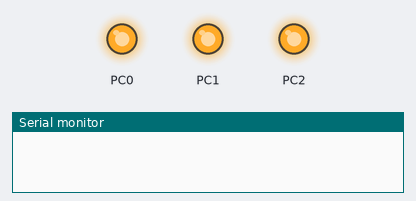
Simulated run of this program. Board: ATmega328P, built with avr-gcc and emulated at 8 MHz. Parts: output pins drawn as LEDs (lit = HIGH), the last lines printed to the serial monitor.

Above: at 0.5 s.
At 3.6 s:
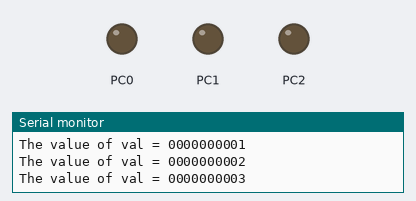
Timing chart, 0 to 4.7 s (numbered marks = the images above):
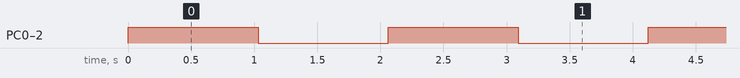

The program:

main.c
```c
/*
 * Base Core Atmega328
 *
 * Author : arek
 *
 *
 */

#define F_CPU 8000000UL

#include <avr/io.h>
#include <util/delay.h>
#include "dbg.h"


int main(void)
{
	const char *msg1 = "The value of val = ";
	const char *msg_crlf= "\r\n";
	uint32_t val = 0;

	DBG_PINS_INIT;
	DBG_UartInit()	;
	while(1)
	{
		PORTB |= (1<<PORTB0);  // LED
		DBG_PIN0_TOGGLE;
		DBG_PIN1_TOGGLE;
		DBG_PIN2_TOGGLE;

		_delay_ms(500);

		DBG_UartPrintStr(msg1);
		DBG_UartPrintDec(DBG_DecMsgBuff, DBG_DEC_MSG_BUFF_LEN, val);
		DBG_UartPrintStr(msg_crlf);

		PORTB &= ~(1<<PORTB0);
		_delay_ms(500);

		if (val < 99999999) val++;
	}

}
```

dbg.c
```c
/*
 * dbg.c
 *
 *  Author: arek
 *
 *
 * TODO:
 * 1.
 * Predefined string messages in a flash.
 *
 */

#include <avr/io.h>
#include "dbg.h"


static void PutChar(const char *s);


void DBG_UartInit()
{
	// USART pooling
	// Set the baud rate: 9600 -> UBRRn = 51, ext 8MHz clock.
	uint8_t ubrr_v = 51;
	UBRR0H = (uint8_t) (ubrr_v>>8);
	UBRR0L = (uint8_t) ubrr_v;
    UCSR0B = ((1 << RXEN0) | (1 << TXEN0));
	UCSR0C = ((1 << UCSZ01) | (1 << UCSZ00));  // 9600 8 N 1
}

void DBG_UartPrintStr(const char *msg)
{
  const char *str = msg;
  while (*str)
  {
	  PutChar(str);
	  str++;
  }

}


void DBG_UartPrintDec(uint8_t* str, uint8_t len, uint32_t val)
{
	uint8_t i;

	for (i = 1; i <= len; i++)
	{
		str[len-i] = (uint8_t) ((val % 10UL) + '0');
		val/=10;
	}

	str[i-1] = '\0';

	DBG_UartPrintStr((const char *)str);
}


static void PutChar(const char *s)
{
		while (!(UCSR0A & (1<<UDRE0)));
		UDR0 = *s;
}


	// Blinky Led example
	/*
	DDRB |= (1<<DDB0); //Set the 6th bit on PORTB (i.e. PB5) to 1 => output
	while(1)
	{
		PORTB |= (1<<PORTB0);    //Turn 6th bit on PORTB (i.e. PB5) to 1 => on
		_delay_ms(1000);         //Delay for 1000ms => 1 sec
		PORTB &= ~(1<<PORTB0);   //Turn 6th bit on PORTB (i.e. PB5) to 0 => off
		_delay_ms(1000);         //Delay for 1000ms => 1 sec
	}
	*/
```

dbg.h
```c
/*
 * dbg.h
 *
 *  Author: arek
 */


#ifndef DBG_H_
#define DBG_H_

// Debug pins C0, C1, C2, C3, C4, C5
#define DBG_PINS_INIT    \
do { \
	DDRC = 0b00000111; \
	PORTC = 0b00000000; \
} while (0)

#define DBG_PIN0_TOGGLE  PORTC ^=0b00000001
#define DBG_PIN1_TOGGLE  PORTC ^=0b00000010
#define DBG_PIN2_TOGGLE  PORTC ^=0b00000100
#define DBG_PIN3_TOGGLE  PORTC ^=0b00001000
#define DBG_PIN4_TOGGLE  PORTC ^=0b00010000
#define DBG_PIN5_TOGGLE  PORTC ^=0b00100000


#define DBG_DEC_MSG_BUFF_LEN    10UL
uint8_t DBG_DecMsgBuff[DBG_DEC_MSG_BUFF_LEN];

void DBG_UartInit();
void DBG_UartPrintStr(const char *str);
void DBG_UartPrintDec(uint8_t* str, uint8_t len, uint32_t val);


#endif /* DBG_H_ */
```

usart_isr.c
```c
// (licence header left out)
/*
 * Support and FAQ: visit <a href="http://www.atmel.com/design-support/">Atmel Support</a>
 */

#include "usart_isr.h"


/* USART Buffer Defines */
#define USART_RX_BUFFER_SIZE 8     /* 2,4,8,16,32,64,128 or 256 bytes */
#define USART_TX_BUFFER_SIZE 8     /* 2,4,8,16,32,64,128 or 256 bytes */
#define USART_RX_BUFFER_MASK (USART_RX_BUFFER_SIZE - 1)
#define USART_TX_BUFFER_MASK (USART_TX_BUFFER_SIZE - 1)

#if (USART_RX_BUFFER_SIZE & USART_RX_BUFFER_MASK)
	#error RX buffer size is not a power of 2
#endif
#if (USART_TX_BUFFER_SIZE & USART_TX_BUFFER_MASK)
	#error TX buffer size is not a power of 2
#endif

/* Static Variables */
static unsigned char USART_RxBuf[USART_RX_BUFFER_SIZE];
static volatile unsigned char USART_RxHead;
static volatile unsigned char USART_RxTail;
static unsigned char USART_TxBuf[USART_TX_BUFFER_SIZE];
static volatile unsigned char USART_TxHead;
static volatile unsigned char USART_TxTail;

/*
int main(void)
{
	// Set the baudrate to 9600 bps using 8MHz internal RC oscillator
	USART1_Init(UBRR_VAL);

	#if __GNUC__
		sei();
	#else
		_SEI();
	#endif

	for( ; ; ) {
		// Echo the received character
		USART1_Transmit(USART1_Receive());
	}

	return 0;
}
*/

/* Initialize USART */
void USART1_Init(unsigned int ubrr_val)
{
	unsigned char x;

	// Set the baud rate
	// 9600 -> UBRRn = 51
	UBRR0H = (unsigned char) (ubrr_val>>8);
	UBRR0L = (unsigned char) ubrr_val;


	// Enable USART receiver and transmitter
	//UCSR1B = ((1 << RXCIE) | (1 << RXEN) | (1 << TXEN));

	//todo: UDRE IRQ is not enabled ? But we use ISR !
	//      OK, this is enabled and disabled futher below, check itt.

	// RXCIE0
	// Writing this bit to one enables interrupt on the RXC0 Flag.
	// A USART Receive Complete interrupt will be generated only if the RXCIE0 bit is written
	// to one, the Global Interrupt Flag in SREG is written to one and the RXC0 bit in UCSR0A is set.
	//
    // UDRIE0: USART Data Register Empty Interrupt Enable 0
    // Writing this bit to one enables interrupt on the UDRE0 Flag. A Data Register Empty interrupt
	// will be generated only if the UDRIE0 bit is written to one, the Global Interrupt Flag in SREG
	// is written to one and the UDRE0 bit in UCSR0A is set.
	UCSR0B = ((1 << RXCIE0) | (1 << RXEN0) | (1 << TXEN0));


	/* For devices in which UBRRH/UCSRC shares the same location
	* eg; ATmega16, URSEL should be written to 1 when writing UCSRC
	*
	*/
	/* Set frame format: 8 data 2stop */
	//UCSR1C = (1 << USBS) | (1 << UCSZ1) | (1 << UCSZ0);
	// 9600 8 N 1
	// UMSEL0[1:0] - 00 - asynchro
	// UPM0n: USART Parity Mode 0 n [n = 1:0] = 00 - Disabled
	// USBS0 stop bit = 0 - 1 bit
	//
	// UCSZ01 / UDORD0: USART Character Size / Data Order
	// UCSZ0[1:0]: USART Modes: The UCSZ0[1:0] bits combined with the UCSZ02 bit in UCSR0B sets the
	// number of data bits (Character Size) in a frame the Receiver and Transmitter use.
	//
	// UCSZ02 - 0
	// UCSZ01 - 1
	// UCSZ00 - 1
	//
	// todo: finally set all bits to 0 or 1 explicity
	//
	//UCSR0C=0x00;  // improve, delete this and use AND below
	//UCSR0C=(0<<UMSEL01)|(0<<UMSEL00)|(0<<UPM01)|(0<<UPM00)| (0<<USBS0)|(1<<UCSZ01)|(1<<UCSZ00);
	//UCSR0B|=(0<<UCSZ02);  // todo: should be AND

	UCSR0C = (1 << UCSZ01) | (1 << UCSZ00);  // 9600 8 N 1


	/* Flush receive buffer */
	x = 0;

	USART_RxTail = x;
	USART_RxHead = x;
	USART_TxTail = x;
	USART_TxHead = x;
}


//todo: this vector flag irq is not disable and than enabled at the end of ?

ISR(USART_RX_vect)
{
	unsigned char data;
	unsigned char tmphead;

	// Read the received data
	data = UDR0;
	// Calculate buffer index
	tmphead = (USART_RxHead + 1) & USART_RX_BUFFER_MASK;
	// Store new index
	USART_RxHead = tmphead;

	if (tmphead == USART_RxTail) {
		// ERROR! Receive buffer overflow
	}
	// Store received data in buffer
	USART_RxBuf[tmphead] = data;
}


ISR(USART_UDRE_vect)
{
	unsigned char tmptail;

	// Check if all data is transmitted
	if (USART_TxHead != USART_TxTail) {
		// Calculate buffer index
		tmptail = (USART_TxTail + 1) & USART_TX_BUFFER_MASK;
		// Store new index
		USART_TxTail = tmptail;
		// Start transmission
		UDR0 = USART_TxBuf[tmptail];
	} else {
		// Disable UDRE interrupt
		UCSR0B &= ~(1<<UDRIE0);
	}
}


unsigned char USART1_Receive(void)
{
	unsigned char tmptail;

	/* Wait for incoming data */
	while (USART_RxHead == USART_RxTail);
	/* Calculate buffer index */
	tmptail = (USART_RxTail + 1) & USART_RX_BUFFER_MASK;
	/* Store new index */
	USART_RxTail = tmptail;
	/* Return data */
	return USART_RxBuf[tmptail];
}

void USART1_Transmit(unsigned char data)
{
	unsigned char tmphead;

	/* Calculate buffer index */
	tmphead = (USART_TxHead + 1) & USART_TX_BUFFER_MASK;
	/* Wait for free space in buffer */
	while (tmphead == USART_TxTail);
	/* Store data in buffer */
	USART_TxBuf[tmphead] = data;
	/* Store new index */
	USART_TxHead = tmphead;
	/* Enable UDRE interrupt */
	UCSR0B |= (1<<UDRIE0);
}


/*
void uart_put_slow(unsigned char *msg)
{
	register unsigned char c = 0;

	while(c = *s++)
	{
		uart_put(c);
		_delay_ms(20);
	}
}
*/
```

usart_isr.h
```c
/*
 * usart_isr.h
 *
 * Created: 2016-12-17 14:11:26
 *  Author: arek
 */


#ifndef USART_ISR_H_
#define USART_ISR_H_


#include "avr/io.h"
#include "avr/interrupt.h"


#define UBRR_VAL	51
void USART1_Init(unsigned int ubrr_val);
unsigned char USART1_Receive(void);
void USART1_Transmit(unsigned char data);


#endif /* USART_ISR_H_ */
```

Measured:
- by itself, PC0–2: alternates HIGH for 1.0 s and LOW for 1.0 s
